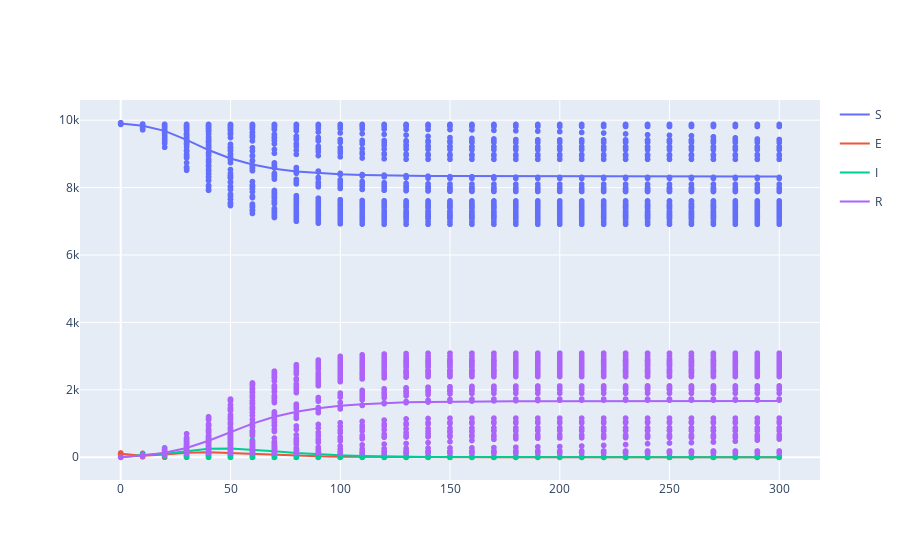

Notebook code cell kept with this figure:
### Code cell
fig1.show()

### Figure 1 — Plotly figure (JSON) as saved in the notebook; plotly's stock layout.template omitted (floating-point values rounded to 4 significant figures; data arrays with more than 128 entries replaced by an {"elided": "..."} marker saying what was removed)
{"data": [{"hovertemplate": "<b>%{hovertext}</b><br><br>key=S<br>time=%{x}<br>value=%{y}<extra></extra>", "hovertext": ["S", "S", "S", "S", "S", "S", "S", "S", "S", "S", "S", "S", "S", "S", "S", "S", "S", "S", "S", "S", "S", "S", "S", "S", "S", "S", "S", "S", "S", "S", "S"], "legendgroup": "S", "line": {"color": "#636efa", "dash": "solid"}, "mode": "lines", "name": "S", "orientation": "v", "showlegend": true, "type": "scatter", "x": [0, 10, 20, 30, 40, 50, 60, 70, 80, 90, 100, 110, 120, 130, 140, 150, 160, 170, 180, 190, 200, 210, 220, 230, 240, 250, 260, 270, 280, 290, 300], "xaxis": "x", "y": [9899.0, 9836.0, 9683.0, 9416.0, 9114.0, 8864.0, 8684.0, 8562.0, 8481.0, 8430.0, 8396.0, 8373.0, 8359.0, 8351.0, 8345.0, 8341.0, 8339.0, 8337.0, 8336.0, 8335.0, 8334.0, 8334.0, 8333.0, 8333.0, 8332.0, 8332.0, 8332.0, 8331.0, 8330.0, 8330.0, 8329.0], "yaxis": "y"}, {"hovertemplate": "<b>%{hovertext}</b><br><br>key=E<br>time=%{x}<br>value=%{y}<extra></extra>", "hovertext": ["E", "E", "E", "E", "E", "E", "E", "E", "E", "E", "E", "E", "E", "E", "E", "E", "E", "E", "E", "E", "E", "E", "E", "E", "E", "E", "E", "E", "E", "E", "E"], "legendgroup": "E", "line": {"color": "#EF553B", "dash": "solid"}, "mode": "lines", "name": "E", "orientation": "v", "showlegend": true, "type": "scatter", "x": [0, 10, 20, 30, 40, 50, 60, 70, 80, 90, 100, 110, 120, 130, 140, 150, 160, 170, 180, 190, 200, 210, 220, 230, 240, 250, 260, 270, 280, 290, 300], "xaxis": "x", "y": [101.0, 45.76, 81.36, 131.1, 146.7, 123.3, 91.12, 62.72, 40.74, 26.22, 16.98, 11.66, 7.1, 4.36, 2.68, 2.02, 1.48, 0.94, 0.68, 0.48, 0.32, 0.36, 0.3, 0.38, 0.24, 0.24, 0.18, 0.36, 0.3, 0.44, 0.18], "yaxis": "y"}, {"hovertemplate": "<b>%{hovertext}</b><br><br>key=I<br>time=%{x}<br>value=%{y}<extra></extra>", "hovertext": ["I", "I", "I", "I", "I", "I", "I", "I", "I", "I", "I", "I", "I", "I", "I", "I", "I", "I", "I", "I", "I", "I", "I", "I", "I", "I", "I", "I", "I", "I", "I"], "legendgroup": "I", "line": {"color": "#00cc96", "dash": "solid"}, "mode": "lines", "name": "I", "orientation": "v", "showlegend": true, "type": "scatter", "x": [0, 10, 20, 30, 40, 50, 60, 70, 80, 90, 100, 110, 120, 130, 140, 150, 160, 170, 180, 190, 200, 210, 220, 230, 240, 250, 260, 270, 280, 290, 300], "xaxis": "x", "y": [0, 68.6, 103.9, 180.9, 249.9, 261.5, 226.8, 176.7, 127.8, 87.38, 59.18, 39.06, 25.22, 16.2, 10.44, 6.38, 4.62, 3.24, 2.82, 2.44, 2.22, 2.12, 2, 1.86, 1.9, 1.78, 1.88, 1.98, 2.2, 2.1, 2.02], "yaxis": "y"}, {"hovertemplate": "<b>%{hovertext}</b><br><br>key=R<br>time=%{x}<br>value=%{y}<extra></extra>", "hovertext": ["R", "R", "R", "R", "R", "R", "R", "R", "R", "R", "R", "R", "R", "R", "R", "R", "R", "R", "R", "R", "R", "R", "R", "R", "R", "R", "R", "R", "R", "R", "R"], "legendgroup": "R", "line": {"color": "#ab63fa", "dash": "solid"}, "mode": "lines", "name": "R", "orientation": "v", "showlegend": true, "type": "scatter", "x": [0, 10, 20, 30, 40, 50, 60, 70, 80, 90, 100, 110, 120, 130, 140, 150, 160, 170, 180, 190, 200, 210, 220, 230, 240, 250, 260, 270, 280, 290, 300], "xaxis": "x", "y": [0, 49.76, 132.0, 272.3, 489.1, 750.8, 998.1, 1199.0, 1350.0, 1457.0, 1528.0, 1576.0, 1608.0, 1629.0, 1642.0, 1650.0, 1655.0, 1658.0, 1661.0, 1662, 1663.0, 1664.0, 1664.0, 1665.0, 1666.0, 1666.0, 1666.0, 1667.0, 1667.0, 1668.0, 1668.0], "yaxis": "y"}, {"hoverinfo": "none", "hovertemplate": "<b>%{hovertext}</b><br><br>key=S<br>time=%{x}<br>value=%{y}<extra></extra>", "hovertext": {"elided": "1550 str values"}, "legendgroup": "S", "marker": {"color": "#636efa", "symbol": "circle"}, "mode": "markers", "name": "S", "showlegend": false, "type": "scattergl", "x": {"elided": "1550 int values"}, "xaxis": "x", "y": {"elided": "1550 int values"}, "yaxis": "y"}, {"hoverinfo": "none", "hovertemplate": "<b>%{hovertext}</b><br><br>key=E<br>time=%{x}<br>value=%{y}<extra></extra>", "hovertext": {"elided": "1550 str values"}, "legendgroup": "E", "marker": {"color": "#EF553B", "symbol": "circle"}, "mode": "markers", "name": "E", "showlegend": false, "type": "scattergl", "x": {"elided": "1550 int values"}, "xaxis": "x", "y": {"elided": "1550 int values"}, "yaxis": "y"}, {"hoverinfo": "none", "hovertemplate": "<b>%{hovertext}</b><br><br>key=I<br>time=%{x}<br>value=%{y}<extra></extra>", "hovertext": {"elided": "1550 str values"}, "legendgroup": "I", "marker": {"color": "#00cc96", "symbol": "circle"}, "mode": "markers", "name": "I", "showlegend": false, "type": "scattergl", "x": {"elided": "1550 int values"}, "xaxis": "x", "y": {"elided": "1550 int values"}, "yaxis": "y"}, {"hoverinfo": "none", "hovertemplate": "<b>%{hovertext}</b><br><br>key=R<br>time=%{x}<br>value=%{y}<extra></extra>", "hovertext": {"elided": "1550 str values"}, "legendgroup": "R", "marker": {"color": "#ab63fa", "symbol": "circle"}, "mode": "markers", "name": "R", "showlegend": false, "type": "scattergl", "x": {"elided": "1550 int values"}, "xaxis": "x", "y": {"elided": "1550 int values"}, "yaxis": "y"}], "layout": {}}
